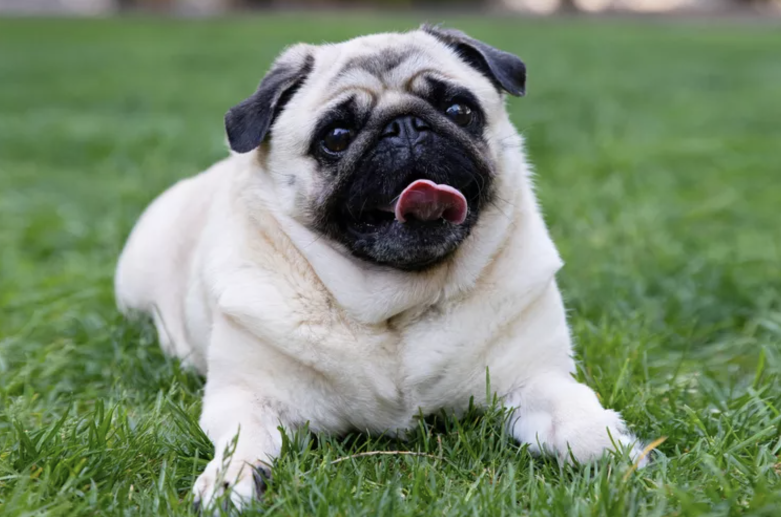
#> input picture Recitation 05&06/dog.png, 1562 x 1034 px (shown at 1/2 size)
$ jupyter execute Week_6_SVD_Recitation.ipynb
#> lines starting #> are read from the running program, lines starting #| are printed output that depends on the picture
# Week 6 Recitation — SVD and Images

**Today:** We use SVD to make a dog image with fewer patterns.

## 1. Load the image

“A color image has three layers: red, green, and blue. Each layer is a matrix.”

[cell 1]
import numpy as np
import matplotlib.pyplot as plt
from PIL import Image
from scipy import linalg
from pathlib import Path

# Keep dog.png in the same folder as this notebook.
image_path = Path("dog.png")
img = Image.open(image_path).convert("RGB").resize((300, 200))
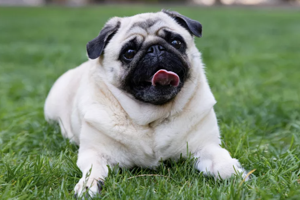
#> img: PIL image 300x200 RGB; mean R, G, B 120.8, 138.4, 110.3
rgb = np.asarray(img, dtype=float) / 255.0
A = rgb[:, :, 0]  # red channel
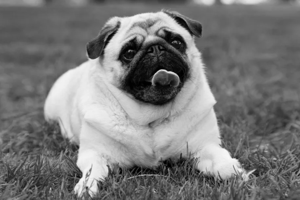
#> A: shape (200, 300) float64; min 0, max 0.969, mean 0.474
print("RGB:", rgb.shape)  # (200, 300, 3)
#| RGB: (200, 300, 3)
print("Red channel:", A.shape)  # (200, 300)
#| Red channel: (200, 300)
plt.imshow(rgb)
plt.axis("off")
plt.show()

“The first number is height, the second is width. `3` means three colors.”

## 2. What is SVD?

$A = U\,\mathrm{diag}(s)\,V^H$

“SVD breaks an image into simple patterns. The numbers in `s` tell us how important these patterns are. We keep the first `k` patterns.”

**Remember:** Bigger `k` = more detail.

## 3. Run SVD

“We use one line of code to get `U`, `s`, and `Vh`. We do not need to calculate them by hand.”

[cell 2]
U, s, Vh = linalg.svd(A, full_matrices=False)
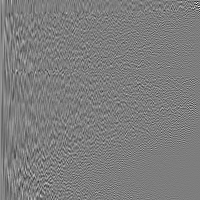
#> U: shape (200, 200) float64; min -0.522, max 0.537, mean 0.000451; drawn with min black and max white
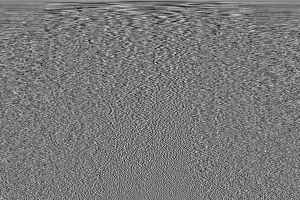
#> Vh: shape (200, 300) float64; min -0.267, max 0.296, mean 0.000328; drawn with min black and max white
#> s = 200 values, max 120.5 at index 0, min 0.0135 at index 199, mean 1.82
print("U:", U.shape)    # (200, 200)
#| U: (200, 200)
print("s:", s.shape)    # (200,)
#| s: (200,)
print("Vh:", Vh.shape)  # (200, 300)
#| Vh: (200, 300)

“`s` is a list of numbers, not a matrix. `np.diag(s)` turns it into a diagonal matrix.”

## 4. Keep only k patterns

“Let's keep only 10 patterns. Notice that the image size stays the same.”

- `U[:, :k]`: first `k` columns
- `s[:k]`: first `k` values
- `Vh[:k, :]`: first `k` rows
- `@`: matrix multiplication (not the same as `*`)

[cell 3]
k = 10
A_k = U[:, :k] @ np.diag(s[:k]) @ Vh[:k, :]
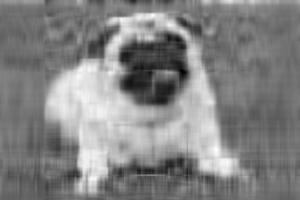
#> A_k: shape (200, 300) float64; min -0.113, max 1.02, mean 0.474; drawn with min black and max white
print("Original:", A.shape, "New:", A_k.shape)
#| Original: (200, 300) New: (200, 300)

fig, ax = plt.subplots(1, 2, figsize=(9, 3))
ax[0].imshow(A, cmap="gray", vmin=0, vmax=1)
ax[0].set_title("Original red channel")
ax[1].imshow(np.clip(A_k, 0, 1), cmap="gray", vmin=0, vmax=1)
ax[1].set_title("k = 10")
for a in ax: a.axis("off")
plt.tight_layout()
plt.show()
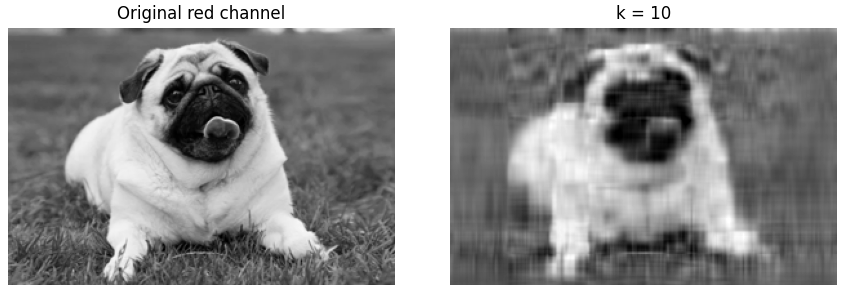
#> figure drawn by matplotlib, 2 panels

## 5. Color image: try different k

“We do the same thing for red, green, and blue, then stack the three layers together. We do **not** add them.”

[cell 4]
channel_svds = [linalg.svd(rgb[:, :, c], full_matrices=False) for c in range(3)]
#> channel_svds = 3 items

def reconstruct_color(k):
    channels = []
    for Uc, sc, Vhc in channel_svds:
        channels.append(Uc[:, :k] @ np.diag(sc[:k]) @ Vhc[:k, :])
    return np.stack(channels, axis=2)  # (200, 300, 3)

fig, axes = plt.subplots(1, 4, figsize=(13, 3))
for ax, picture, name in zip(
    axes,
    [rgb, reconstruct_color(5), reconstruct_color(20), reconstruct_color(50)],
    ["Original", "k = 5", "k = 20", "k = 50"]
):
    ax.imshow(np.clip(picture, 0, 1))
    ax.set_title(name)
    ax.axis("off")
#> this loop made 4 passes
#> name on passes 1 to 4: 'Original', 'k = 5', 'k = 20', 'k = 50'
plt.tight_layout()
plt.show()
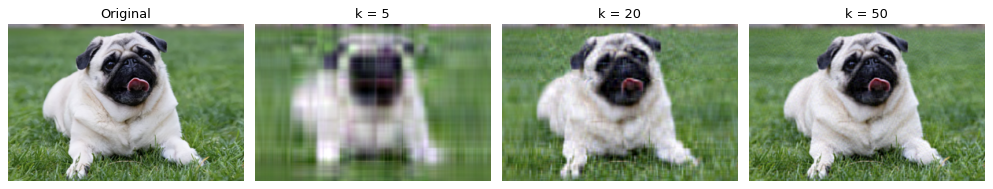
#> figure drawn by matplotlib, 4 panels

**Ask:** “Which one looks clearer?”  **Answer:** “Usually `k = 50`. Larger `k` keeps more details.”

## 6. Image quality and storage

“Bigger `k` means better quality, but we store more numbers.”

For one 200 × 300 color channel:
- Original: `200 * 300 = 60,000` numbers
- Rank-20: `20 * (200 + 300 + 1) = 10,020` numbers

These are **number counts**, not actual JPEG or PNG file sizes.

**MSE** measures the average squared difference. Smaller MSE is better.

[cell 5]
for k in [5, 20]:
    result = U[:, :k] @ np.diag(s[:k]) @ Vh[:k, :]
    mse = np.mean((A - result) ** 2)  # use values before clipping
    stored = k * (200 + 300 + 1)
    print(f"k={k}: shape={result.shape}, MSE={mse:.6f}, stored values={stored}")
#> this loop made 2 passes
#> mse on passes 1 to 2: 0.00975, 0.0022
#| k=5: shape=(200, 300), MSE=0.009748, stored values=2505
#| k=20: shape=(200, 300), MSE=0.002202, stored values=10020
#> pass 1, `result = U[:, :k] @ np.diag(s[:k]) @ Vh[:k, :]`:
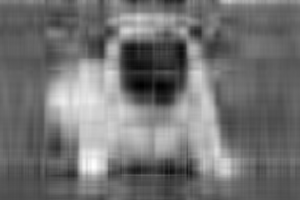
#> result: shape (200, 300) float64; min -0.0275, max 1.09, mean 0.474; drawn with min black and max white
#> pass 2, `result = U[:, :k] @ np.diag(s[:k]) @ Vh[:k, :]`:
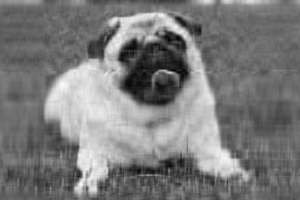
#> result: shape (200, 300) float64; min -0.0664, max 1.05, mean 0.474; drawn with min black and max white

## 7. Quick student exercise

“Work with a partner. Change `k` from 5 to 20 for the red channel.”

1. Which output has smaller MSE?
2. Do their shapes change?
3. Which one stores more numbers?

[cell 6]
# Quick check / solution: students can change the k values.
for k in [5, 20]:
    red_result = U[:, :k] @ np.diag(s[:k]) @ Vh[:k, :]
    print(f"k={k}: shape={red_result.shape}, MSE={np.mean((A - red_result)**2):.6f}")
#> this loop made 2 passes
#| k=5: shape=(200, 300), MSE=0.009748
#| k=20: shape=(200, 300), MSE=0.002202
